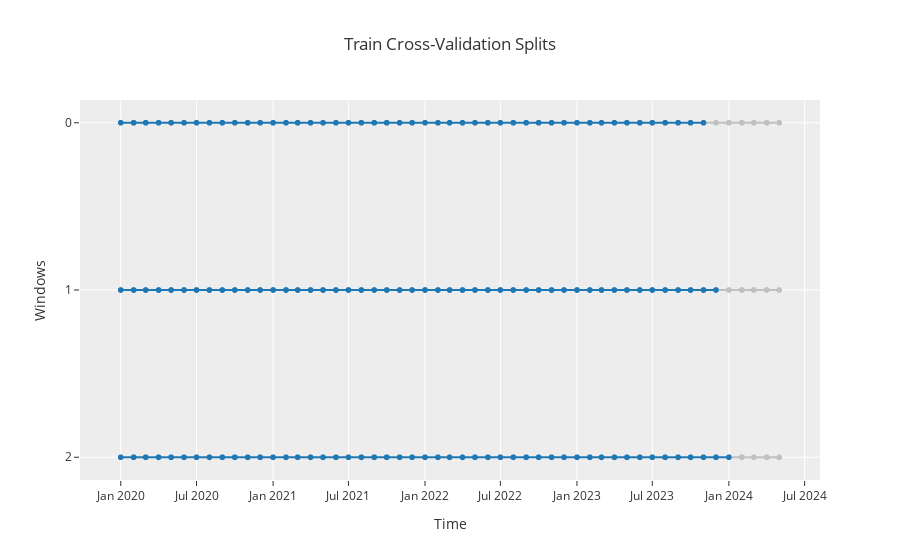

Notebook source saved alongside this figure:
### Code cell
#### Check cross-validation setup  ----
exp.plot_model(plot="cv")
